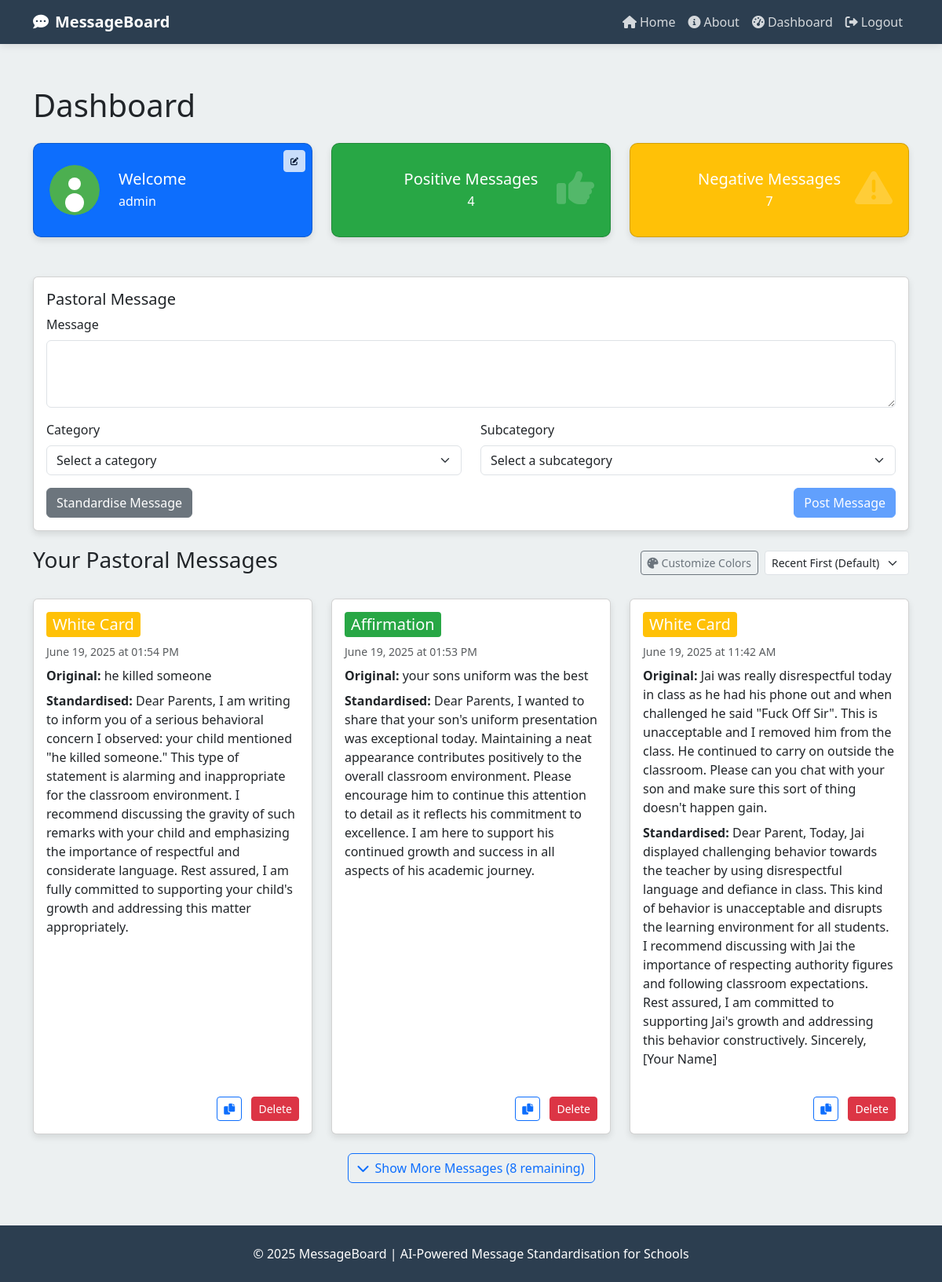
The page /dashboard (signed in) on the database as committed earlier.
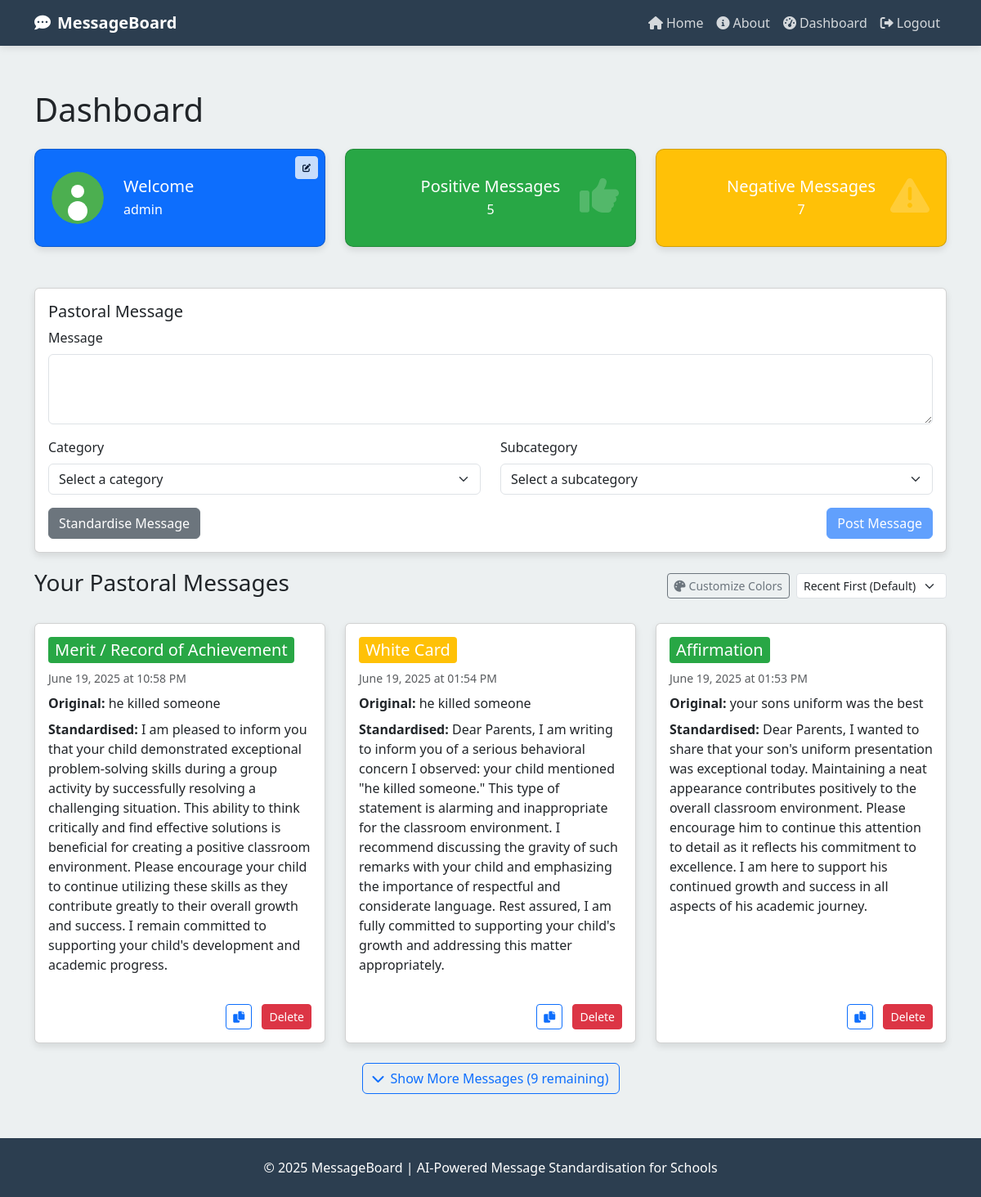
The same page on the database as committed later.
### setup_db.py (models this page shows)
class User(Base):
    __tablename__ = 'users'
    id = Column(Integer, primary_key=True)
    username = Column(String, unique=True, nullable=False)
    password = Column(String, nullable=False)
    joined_date = Column(DateTime, default=datetime.utcnow)
    messages = relationship('Messages', backref='user', lazy='select', cascade="all, delete-orphan")

class Messages(Base):
    __tablename__ = 'messages'
    id = Column(Integer, primary_key=True)
    name = Column(String, nullable=False)
    user_id = Column(Integer, ForeignKey('users.id'), nullable=False)
    created_at = Column(DateTime, default=datetime.utcnow)
    severity = Column(String, nullable=False)  # Column for severity (positive/negative)
    standardized_message = Column(Text)  # New column for storing standardized messages from OpenAI
    subcategory = Column(String)  # Added subcategory field

### Software-Engineering-Project.py (the view, shortened to what this page needs)
@app.route('/dashboard')
def dashboard():
    if 'user_id' not in session:
        flash("You need to log in to access the dashboard.", "error")
        return redirect(url_for('login'))
    user = get_user_by_id(session['user_id'])
    filter_type = request.args.get('filter', None)
    filter_date = request.args.get('date', None)
    positive_messages = db_session.query(Messages).filter_by(user_id=session['user_id'], severity="positive").all()
    negative_messages = db_session.query(Messages).filter_by(user_id=session['user_id'], severity="negative").all()
    if filter_type == 'positive':
        messages = positive_messages
    elif filter_type == 'negative':
        messages = negative_messages
    elif filter_type == 'oldest':
        messages = sorted(positive_messages + negative_messages, key=lambda x: x.created_at, reverse=False)
    else:
        messages = sorted(positive_messages + negative_messages, key=lambda x: x.created_at, reverse=True)
    return render_template('dashboard.html',
                           username=session.get('username', 'User'),
                           positive_messages=positive_messages,
                           negative_messages=negative_messages,
                           messages=messages,
                           active_filter=filter_type,
                           pastoral_message="Enter pastoral message here")

### Software-Engineering-Project.py (called while the page is built)
@app.template_filter('aest_time')
def aest_time(utc_dt):
    if utc_dt is None:
        return ""
    aus_tz = pytz.timezone('Australia/Sydney')
    if utc_dt.tzinfo is None:
        utc_dt = pytz.UTC.localize(utc_dt)
    else:
        utc_dt = utc_dt.astimezone(pytz.UTC)
    aus_dt = utc_dt.astimezone(aus_tz)
    return aus_dt.strftime('%B %d, %Y at %I:%M %p')

@app.teardown_appcontext
def shutdown_session(exception=None):
    db_session.remove()

### query_db.py (called while the page is built)
def get_user_by_id(user_id):
    return session.query(User).filter_by(id=user_id).first()

### Templates/dashboard.html (shortened to what this page needs)
{% extends "base.html" %}
{% block content %}
<h1 class="mb-4">Dashboard</h1>
<div class="row dashboard-stats">
    <div class="col-md-4">
        <div class="card stat-card bg-primary text-white d-flex flex-row align-items-center position-relative">
            <img src="/static/avatars/avatar1.svg" alt="Avatar" class="rounded-circle me-3" style="width:64px;height:64px;object-fit:cover;" id="current-avatar">
            <div class="d-flex flex-column justify-content-center" style="margin-left: 8px;">
                <h5 class="card-title mb-1">Welcome</h5>
                <p class="card-text mb-0">{{ username }}</p>
            </div>
            <button type="button" class="btn btn-sm btn-light position-absolute avatar-edit-btn" style="top: 8px; right: 8px; padding: 4px 8px; font-size: 12px; opacity: 0.8;" data-bs-toggle="modal" data-bs-target="#avatarSelectionModal" title="Change Avatar">
                <i class="fas fa-edit" style="font-size: 10px;"></i>
            </button>
        </div>
    </div>
    <div class="col-md-4">
        <div id="positive-filter" class="card stat-card text-white d-flex flex-column justify-content-center" style="cursor: pointer;" title="Click to filter positive messages" data-category="positive">
            <div class="stat-icon">
                <i class="fas fa-thumbs-up"></i>
            </div>
            <div class="text-center">
                <h5 class="card-title mb-1">Positive Messages</h5>
                <p class="card-text mb-0">{{ positive_messages|length }}</p>
            </div>
        </div>
    </div>
    <div class="col-md-4">
        <div id="negative-filter" class="card stat-card text-white d-flex flex-column justify-content-center" style="cursor: pointer;" title="Click to filter negative messages" data-category="negative">
            <div class="stat-icon">
                <i class="fas fa-exclamation-triangle"></i>
            </div>
            <div class="text-center">
                <h5 class="card-title mb-1">Negative Messages</h5>
                <p class="card-text mb-0">{{ negative_messages|length }}</p>
            </div>
        </div>
    </div>
</div>
<div class="card">
    <div class="card-body">
        <h5 class="card-title">Pastoral Message</h5>
        <form id="message-form" method="POST" action="{{ url_for('create_message') }}">
            <div class="mb-3">
                <label for="message-name" class="form-label">Message</label>
                <textarea class="form-control" id="message-name" name="name" rows="3" required></textarea>
            </div>
            <div class="row">
                <div class="col-md-6 mb-3">
                    <label for="category" class="form-label">Category</label>
                    <select class="form-select" id="category" name="category" required>
                        <option value="" disabled selected>Select a category</option>
                    </select>
                </div>
                <div class="col-md-6 mb-3">
                    <label for="subcategory" class="form-label">Subcategory</label>
                    <select class="form-select" id="subcategory" name="subcategory" required>
                        <option value="" disabled selected>Select a subcategory</option>
                    </select>
                </div>
            </div>
            <div class="d-flex justify-content-between">
                <button type="button" id="standardize-btn" class="btn btn-secondary">Standardise Message</button>
                <button type="submit" id="post-message-btn" class="btn btn-primary" disabled>Post Message</button>
            </div>
        </form>
    </div>
</div>
<div class="d-flex justify-content-between align-items-center mb-4">
    <h3>Your Pastoral Messages</h3>
    <div class="d-flex gap-2 align-items-center flex-wrap">
        <button type="button" class="btn btn-sm btn-outline-secondary" data-bs-toggle="modal" data-bs-target="#colorCustomizationModal">
            <i class="fas fa-palette me-1"></i>Customize Colors
        </button>
        <select id="message-filter" class="form-select form-select-sm" style="width: auto;">
            <option value="all" {% if not active_filter %}selected{% endif %}>Recent First (Default)</option>
        </select>
    </div>
</div>
{% if messages %}
<div class="row" id="messages-container">
    {% for message in messages %}
    <div class="col-md-4 mb-4 message-item" data-index="{{ loop.index0 }}" {% if loop.index0 >= 3 %}style="display: none;"{% endif %}>
        <div class="card message-card">
            <div class="card-body">
                <div class="d-flex justify-content-between align-items-start mb-2">
                    <div class="category-banner" data-category="{{ message.severity }}" style="color: white; padding: 0.25rem 0.5rem; border-radius: 0.25rem;">
                        <h5 class="card-title mb-0">{{ message.subcategory }}</h5>
                    </div>
                </div>
                <p class="text-muted small">{{ message.created_at|aest_time }}</p>
                <p><strong>Original:</strong> {{ message.name }}</p>
                <p class="standardized-text"><strong>Standardised:</strong> {{ message.standardized_message }}</p>
                <div class="mt-auto pt-2 text-end">
                    <button type="button" class="btn btn-sm btn-outline-primary copy-btn me-2" data-message="{{ message.standardized_message }}" title="Copy standardised message">
                        <i class="fas fa-copy"></i>
                    </button>
                    <form action="{{ url_for('delete_message', message_id=message.id) }}" method="POST" style="display: inline;">
                        <button type="submit" class="btn btn-sm btn-danger delete-btn" data-title="'{{ message.subcategory }}'">Delete</button>
                    </form>
                </div>
            </div>
        </div>
    </div>
    {% endfor %}
</div>
{% if messages|length > 3 %}
<div class="text-center mb-4">
    <button id="expand-messages-btn" class="btn btn-outline-primary">
        <i class="fas fa-chevron-down me-2"></i>Show More Messages ({{ messages|length - 3 }} remaining)
    </button>
</div>
{% endif %}
{% else %}
<div class="alert alert-info">
    <p>You haven't created any messages yet. Use the form above to create your first message.</p>
</div>
{% endif %}
{% endblock %}

### Templates/base.html (shortened to what this page needs)
<!DOCTYPE html>
<html lang="en">
<head>
    <link href="https://cdn.jsdelivr.net/npm/bootstrap@5.3.0-alpha1/dist/css/bootstrap.min.css" rel="stylesheet">
    <link rel="stylesheet" href="https://cdnjs.cloudflare.com/ajax/libs/font-awesome/6.0.0/css/all.min.css">
</head>
<body>
    <nav class="navbar navbar-expand-lg navbar-dark fixed-top">
        <div class="container">
            <a class="navbar-brand" href="{{ url_for('title_page') }}">
                <i class="fas fa-comment-dots me-2"></i>MessageBoard
            </a>
            <div class="collapse navbar-collapse" id="navbarNav">
                <ul class="navbar-nav ms-auto">
                    <li class="nav-item">
                        <a class="nav-link" href="{{ url_for('title_page') }}">
                            <i class="fas fa-home me-1"></i>Home
                        </a>
                    </li>
                    <li class="nav-item">
                        <a class="nav-link" href="{{ url_for('about') }}">
                            <i class="fas fa-info-circle me-1"></i>About
                        </a>
                    </li>
                    {% if 'user_id' not in session %}
                    <li class="nav-item">
                        <a class="nav-link" href="{{ url_for('login') }}">
                            <i class="fas fa-sign-in-alt me-1"></i>Login
                        </a>
                    </li>
                    <li class="nav-item">
                        <a class="nav-link" href="{{ url_for('signup') }}">
                            <i class="fas fa-user-plus me-1"></i>Sign Up
                        </a>
                    </li>
                    {% else %}
                    <li class="nav-item">
                        <a class="nav-link" href="{{ url_for('dashboard') }}">
                            <i class="fas fa-tachometer-alt me-1"></i>Dashboard
                        </a>
                    </li>
                    <li class="nav-item">
                        <a class="nav-link" href="{{ url_for('logout') }}">
                            <i class="fas fa-sign-out-alt me-1"></i>Logout
                        </a>
                    </li>
                    {% endif %}
                </ul>
            </div>
        </div>
    </nav>
    <main class="content-section">
        <div class="container">
            {% block content %}{% endblock %}
        </div>
    </main>
    <footer class="py-4">
        <div class="container text-center">
            <p class="mb-0">&copy; 2025 MessageBoard | AI-Powered Message Standardisation for Schools</p>
        </div>
    </footer>
</body>
</html>

### Templates/base.html (style rules this page uses)
:root { --primary-color: #3498db; --secondary-color: #2c3e50; --accent-color: #e74c3c; --light-color: #ecf0f1; --dark-color: #2c3e50; }
body { font-family: 'Segoe UI', Tahoma, Geneva, Verdana, sans-serif; background-color: var(--light-color); padding-top: 56px; min-height: 100vh; display: flex; flex-direction: column; }
.navbar { background-color: var(--secondary-color); box-shadow: 0 2px 10px rgba(0,0,0,0.1); }
.navbar-brand { font-weight: bold; color: white !important; }
.nav-link { color: rgba(255,255,255,0.8) !important; transition: color 0.3s; }
.btn-primary { background-color: var(--primary-color); border-color: var(--primary-color); }
.card { box-shadow: 0 4px 8px rgba(0,0,0,0.1); transition: transform 0.3s; margin-bottom: 20px; }
footer { background-color: var(--secondary-color); color: white; padding: 20px 0; margin-top: auto; }
.content-section { animation: fadeIn 0.5s ease-in-out; padding: 30px 0; }

### Templates/dashboard.html (style rules this page uses)
.dashboard-stats { margin-bottom: 30px; }
.stat-card { border-radius: 10px; padding: 20px; position: relative; overflow: hidden; transition: transform 0.2s ease, box-shadow 0.2s ease; min-height: 120px; }
#positive-filter { background-color: #28a745; }
#negative-filter { background-color: #ffc107; }
.stat-card .stat-icon { position: absolute; right: 20px; top: 20px; font-size: 3rem; opacity: 0.2; }
.message-card { transition: all 0.3s; height: 100%; display: flex; flex-direction: column; }
.message-card .card-body { flex: 1; display: flex; flex-direction: column; }
.message-card .card-title { margin-bottom: 12px; }
.message-card p { margin-bottom: 8px; }
.standardized-text { flex-grow: 1; }
.avatar-edit-btn { transition: opacity 0.2s ease; }

Rows that differ between the two databases and show on the page:
no longer on this page (row unchanged): Messages: subcategory "White Card", created_at|aest_time "June 19, 2025 at 11:42 AM", name "Jai was really disrespectful today in class as he had his phone out and when challenged he said \"Fuck Off Sir\". This is unacceptable and I removed him from the class. He continued to carry on outside the classroom. Please can you chat with your son and make sure this sort of thing doesn't happen gain.", standardized_message "Dear Parent, Today, Jai displayed challenging behavior towards the teacher by using disrespectful language and defiance in class. This kind of behavior is unacceptable and disrupts the learning environment for all students. I recommend discussing with Jai the importance of respecting authority figures and following classroom expectations. Rest assured, I am committed to supporting Jai's growth and addressing this behavior constructively. Sincerely, [Your Name]", severity "negative" (drawn)
added Messages: subcategory "Merit / Record of Achievement", created_at|aest_time "June 19, 2025 at 10:58 PM", name "he killed someone", standardized_message "I am pleased to inform you that your child demonstrated exceptional problem-solving skills during a group activity by successfully resolving a challenging situation. This ability to think critically and find effective solutions is beneficial for creating a positive classroom environment. Please encourage your child to continue utilizing these skills as they contribute greatly to their overall growth and success. I remain committed to supporting your child's development and academic progress.", severity "positive" (drawn)
Other text that changed with them:
{{ positive_messages|length }}: "4" → "5"
{{ messages|length - 3 }}: "8" → "9"
